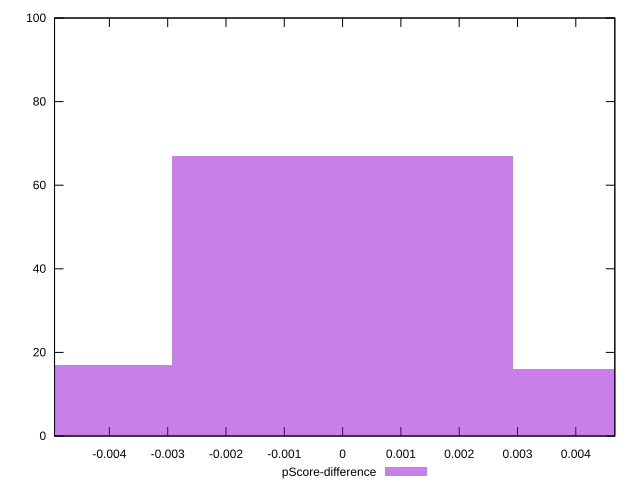

Generate this figure with gnuplot:
reset

$pScoreDifference <<EOF
-0.005843264969167603 17
0.005843264969167603 16
0 67
EOF

set key outside below
set boxwidth 0.005843264969167603
set xrange [-0.004940855065742711:0.004669260325211255]
set yrange [0:100]
set trange [0:100]
set style fill transparent solid 0.5 noborder
set terminal svg size 640, 490 enhanced background rgb 'white'
set output "reprap/estimated-input-latency/samples/pages+cached+noexternal+nomedia+nocss+nojs/pScore-difference/histogram.svg"

plot $pScoreDifference title "pScore-difference" with boxes

reset
